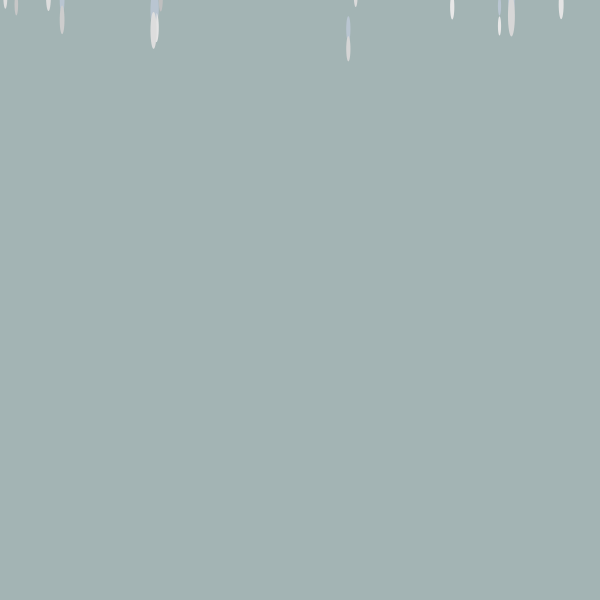
Frame 1 (no input)
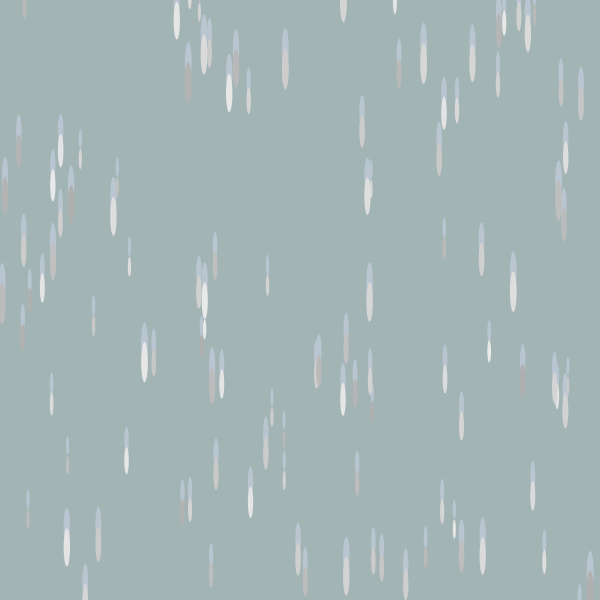
Frame 60 (the mouse pressed at the canvas centre just before this capture)
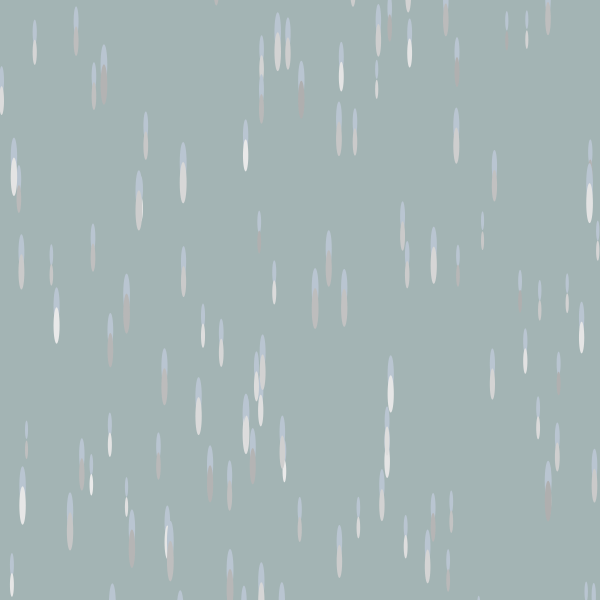
Frame 120 (the mouse held since frame 60 and released just before this capture)

The Processing sketch that drew these frames (run headless with seeded random() and noise(); from frame 60 on, the mouse is pressed at the canvas centre):

// Processing sketch: processing_163353
// ── processing_163353.pde

int dropNum = 200; // how many rain drops on your screen??
Rain[] rains = new Rain[dropNum]; 

void setup() 
{
  size(600, 600);
  frameRate(40);
  noStroke();
  for(int i=0; i<dropNum ;i=i+1){
     rains[i]=new Rain(); 
  }
}

void draw() { 
  background(163,180,180);  
    for(int i=0 ; i<dropNum ; i=i+1){
    rains[i].update();
    }
} 
 
class Rain {  //this class setups the shape and movement of raindrop.
 float x = random(0,600);
 float y = random(-1000,0);
 float size = random(3,7); // size of raindrop 
 float speed = random(20,80); // speed range
  void update() 
  { 
    y += speed; 
    fill(185,197,209);
    ellipse(x, y-20, size, size*6); // tail of raindrop
    fill(255-(100-speed));
    ellipse(x, y, size, size*6); //head of raindrop 
    
    if (y> height) //initialize raindrop which arrives bottom.
     { 
       x = random(0,600);
       y = random(-1200,0);
     } 

  } 
} 
